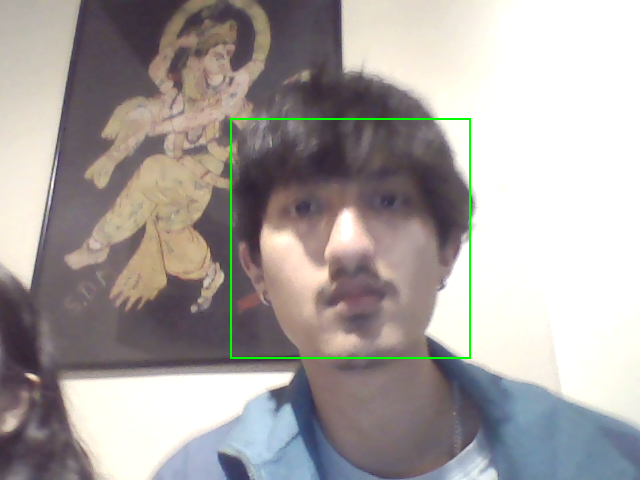
#> input picture students/1/face_1.jpg, 640 x 480 px; its folder holds only this picture in this run
$ python validate_faces.py
#> lines starting #> are read from the running program, lines starting #| are printed output that depends on the picture; after the words box and inside, x2 and y2 are one past the last pixel; in counts of white or black regions, pixels touching at a corner belong together
import cv2
import os
import shutil
from pathlib import Path
import logging

# Configure logging
logging.basicConfig(level=logging.INFO, format='%(asctime)s - %(levelname)s - %(message)s')

def validate_faces():
    """Validate face images in student folders and copy valid ones to a new directory"""
    try:
        # Get paths
        base_dir = Path(os.path.dirname(os.path.dirname(os.path.abspath(__file__))))
        students_dir = base_dir / 'students'
        validated_dir = base_dir / 'validated_faces'

        # Create validated faces directory
        validated_dir.mkdir(exist_ok=True)

        # Load face cascade
        cascade_path = base_dir / 'assets' / 'haarcascade_frontalface_default.xml'
        if not cascade_path.exists():
            logging.error(f"Cascade file not found at: {cascade_path}")
            return

        face_cascade = cv2.CascadeClassifier(str(cascade_path))
        if face_cascade.empty():
            logging.error("Failed to load face cascade classifier")
            return

        # Process each student directory
        total_images = 0
        valid_images = 0

        for student_dir in students_dir.iterdir():
            if not student_dir.is_dir():
                continue

            student_id = student_dir.name
            logging.info(f"\nProcessing student {student_id}")

            # Create student directory in validated faces
            student_validated_dir = validated_dir / student_id
            student_validated_dir.mkdir(exist_ok=True)

            # Process each face image
            for img_path in student_dir.glob('face_*.jpg'):
                total_images += 1
                logging.info(f"Checking image: {img_path.name}")

                # Read image
                img = cv2.imread(str(img_path))
#> img is the input picture: shape (480, 640, 3); mean B, G, R 160.4, 162.3, 168
                if img is None:
                    logging.warning(f"Failed to load image: {img_path}")
                    continue

                # Convert to grayscale and apply histogram equalization
                gray = cv2.cvtColor(img, cv2.COLOR_BGR2GRAY)
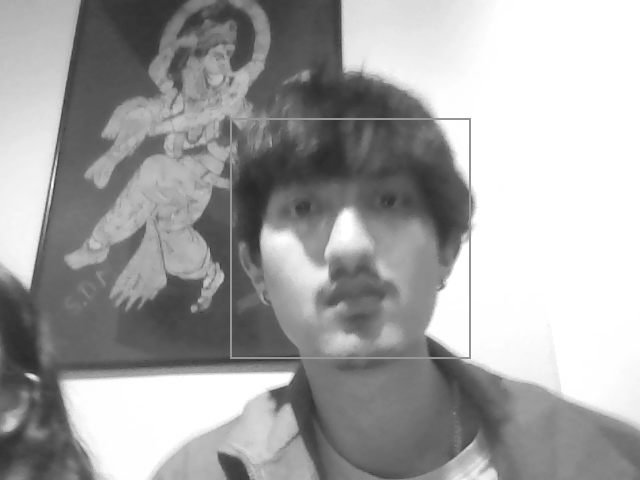
#> gray: shape (480, 640); min 40, max 255, mean 163.8
                gray = cv2.equalizeHist(gray)
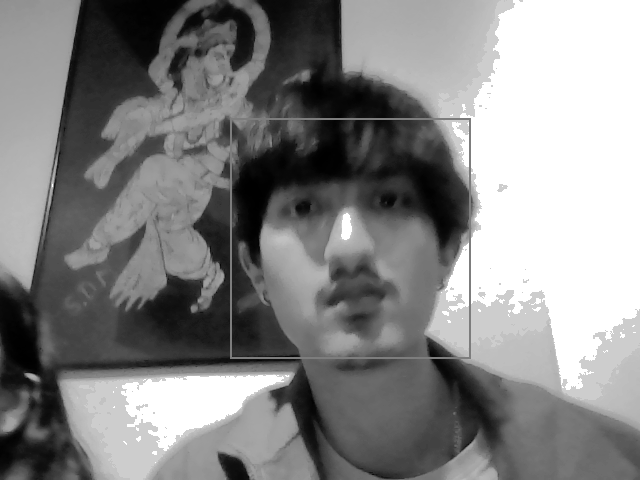
#> gray: shape (480, 640); min 0, max 255, mean 133.1

                # Detect faces with optimized parameters
                faces = face_cascade.detectMultiScale(
                    gray,
                    scaleFactor=1.1,
                    minNeighbors=4,
                    minSize=(30, 30),
                    maxSize=(400, 400)
                )
#> faces = [[12, 368, 52, 52], [106, 97, 131, 131], [230, 117, 242, 242]]

                # Create debug image
                debug_img = img.copy()

                if len(faces) == 1:
                    # Single face detected - good!
                    valid_images += 1
                    x, y, w, h = faces[0]

                    # Draw green rectangle for valid face
                    cv2.rectangle(debug_img, (x, y), (x+w, y+h), (0, 255, 0), 2)
                    cv2.putText(debug_img, 'Valid Face', (x, y-10),
                              cv2.FONT_HERSHEY_SIMPLEX, 0.5, (0, 255, 0), 2)

                    # Copy to validated directory
                    shutil.copy2(img_path, student_validated_dir / img_path.name)
                    logging.info(f"✓ Valid face detected in {img_path.name}")

                elif len(faces) == 0:
                    # No face detected
                    cv2.putText(debug_img, 'No Face Detected', (10, 30),
                              cv2.FONT_HERSHEY_SIMPLEX, 1, (0, 0, 255), 2)
                    logging.warning(f"✗ No face detected in {img_path.name}")

                else:
                    # Multiple faces detected
                    for (x, y, w, h) in faces:
                        cv2.rectangle(debug_img, (x, y), (x+w, y+h), (0, 165, 255), 2)
#> this loop made 3 passes
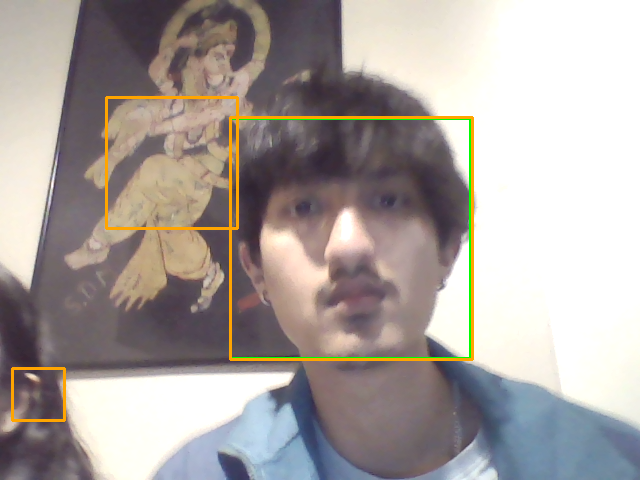
#> debug_img: shape (480, 640, 3); 1.65% of pixels changed, all inside (x1, y1, x2, y2) = (11, 96, 474, 422)
                    cv2.putText(debug_img, f'Multiple Faces ({len(faces)})', (10, 30),
                              cv2.FONT_HERSHEY_SIMPLEX, 1, (0, 165, 255), 2)
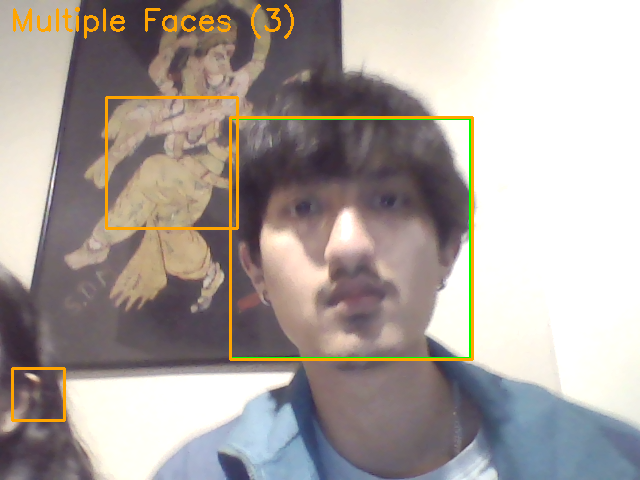
#> debug_img: shape (480, 640, 3); 0.64% of pixels changed, all inside (x1, y1, x2, y2) = (13, 4, 294, 39)
                    logging.warning(f"⚠ Multiple faces ({len(faces)}) detected in {img_path.name}")

                # Save debug image
                debug_path = student_validated_dir / f'debug_{img_path.name}'
                cv2.imwrite(str(debug_path), debug_img)
#> pass 2 of the loop in validate_faces, `for student_dir in students_dir.iterdir():`:
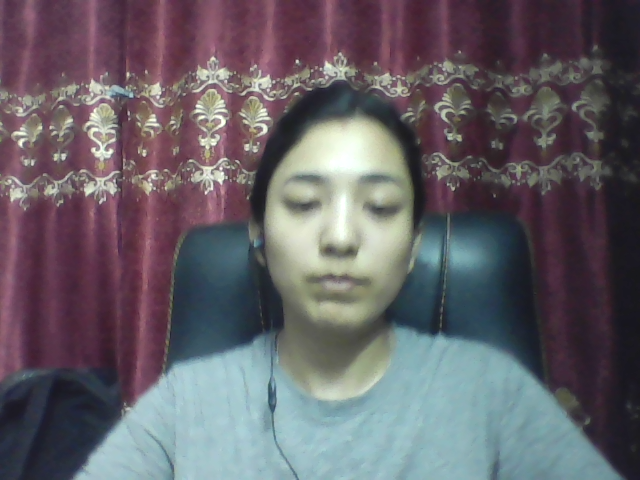
#> input picture students/1122/face_1.jpg, 640 x 480 px
#> in validate_faces, img is the input picture: shape (480, 640, 3); mean B, G, R 103.3, 96.7, 101.4
#> in validate_faces, `gray = cv2.equalizeHist(gray)`:
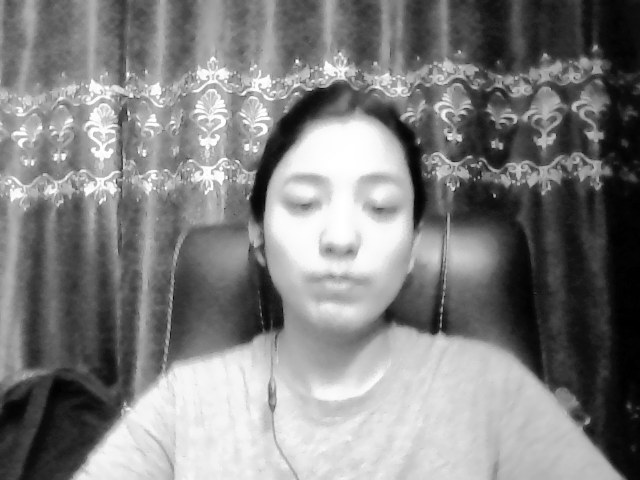
#> gray: shape (480, 640); min 0, max 255, mean 128.5
#> faces = [[186, 45, 53, 53], [245, 131, 191, 191]]
#> the loop in validate_faces, `for (x, y, w, h) in faces:` made 2 passes
#> in validate_faces, `cv2.putText(debug_img, f'Multiple Faces ({len(faces)})', (10, 30), cv2..`:
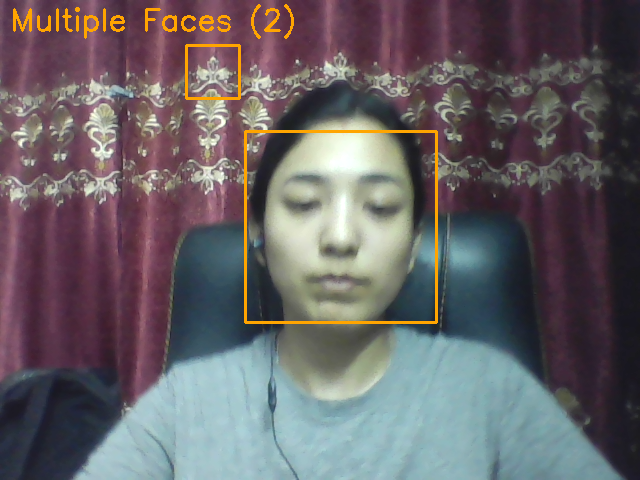
#> debug_img: shape (480, 640, 3); mean B, G, R 101.8, 98, 103.9

        # Print summary
        print("\n=== Face Validation Summary ===")
        print(f"Total images processed: {total_images}")
        print(f"Valid face images: {valid_images}")
        print(f"Invalid face images: {total_images - valid_images}")
        print(f"Validation rate: {(valid_images/total_images)*100:.1f}%")
        print(f"\nValid faces copied to: {validated_dir}")

    except Exception as e:
        logging.error(f"Error during face validation: {str(e)}")

if __name__ == '__main__':
    validate_faces()
